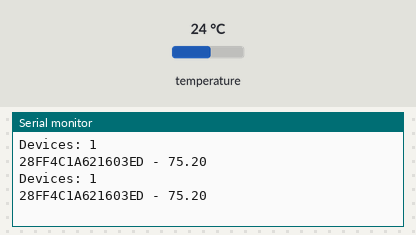
Simulated run of this sketch. Board: ESP8266 (NodeMCU). On the bench: the last lines printed to the serial monitor. Inputs (shaded band) come from the test bench; at power-on: temperature 24 °C.

Above: at 7.3 s.
7.4 s: temperature set to 12 °C
At 13.3 s:
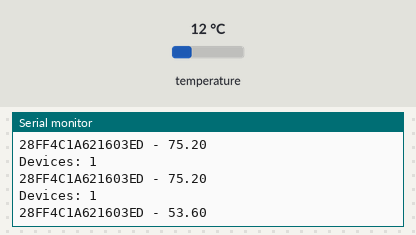
14.1 s: temperature set to 19 °C
At 19.2 s:
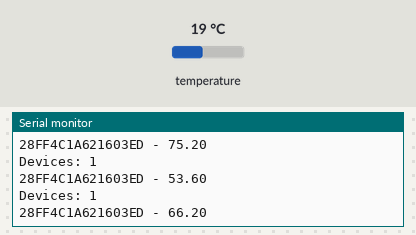
Timing chart, 0 to 20.7 s (numbered marks = the images above; inputs shaded):
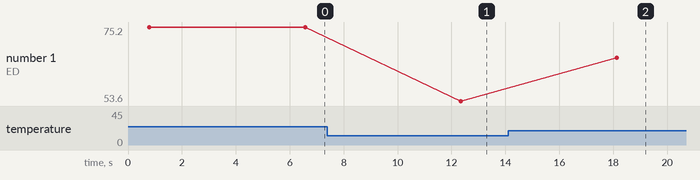

The sketch:

print_sensors.ino
```cpp
/*
 * This file reads all attached one wire temperature sensors,
 * and prints their GUID and current temperature in fahrenheit.
 *
 * I'm using this device to monitor temperatures a
 * fridge that is used for homebrewing beer.
 *
 */

#include <OneWire.h>
#include <DallasTemperature.h>

#define DEVICE_PIN D4
#define READ_DELAY 5 * 1000

OneWire  ds(DEVICE_PIN);
DallasTemperature sensors(&ds);

typedef struct  {
  float tempf;
  DeviceAddress address;
} temperature;

void setup(void) {
  Serial.begin(9600);
  pinMode(LED_BUILTIN, OUTPUT);
  sensors.begin();
}

void loop(void) {
  digitalWrite(LED_BUILTIN, LOW); // turn on LED

  temperature* temperatures = discoverOneWireDevices();
  logFoundDevices(temperatures);

  free(temperatures);

  digitalWrite(LED_BUILTIN, HIGH); // turn off LED
  delay(READ_DELAY);
}

temperature *discoverOneWireDevices(void) {
  ds.reset_search();
  sensors.requestTemperatures(); // Send the command to get temperatures

  int count = sensors.getDeviceCount();
  temperature* temperatures = (temperature*)malloc(sizeof(temperature) * count);

  for(int i = 0; i < count; i++) {
    temperature* t =  (temperature*)malloc(sizeof(temperature));
    sensors.getAddress(t->address, 0);
    t->tempf = sensors.getTempF(t->address);
    temperatures[i] = *t;
  }

  return temperatures;
}

void logFoundDevices(temperature* temperatures) {
  Serial.print("Devices: ");
  Serial.println(sizeof(temperatures) / sizeof(void*));

  for(int i = 0; i < sizeof(temperatures) / sizeof(void*); i++) {
    printAddress(temperatures[i].address);
    Serial.print(" - ");
    Serial.println(temperatures[i].tempf);
  }

  Serial.println("");
}

void printAddress(DeviceAddress deviceAddress)
{
  for (uint8_t i = 0; i < 8; i++)
  {
    // zero pad the address if necessary
    if (deviceAddress[i] < 16) Serial.print("0");
    Serial.print(deviceAddress[i], HEX);
  }
}
```

Measured:
- after the input at 7.4 s, the serial monitor: prints a new line after 4.9 s (image 1)
- after the input at 14.1 s, the serial monitor: prints a new line after 4.0 s (image 2)
- plotted number 1: 75.2 → 53.6 after the input at 7.4 s, 53.6 → 66.2 after the input at 14.1 s
